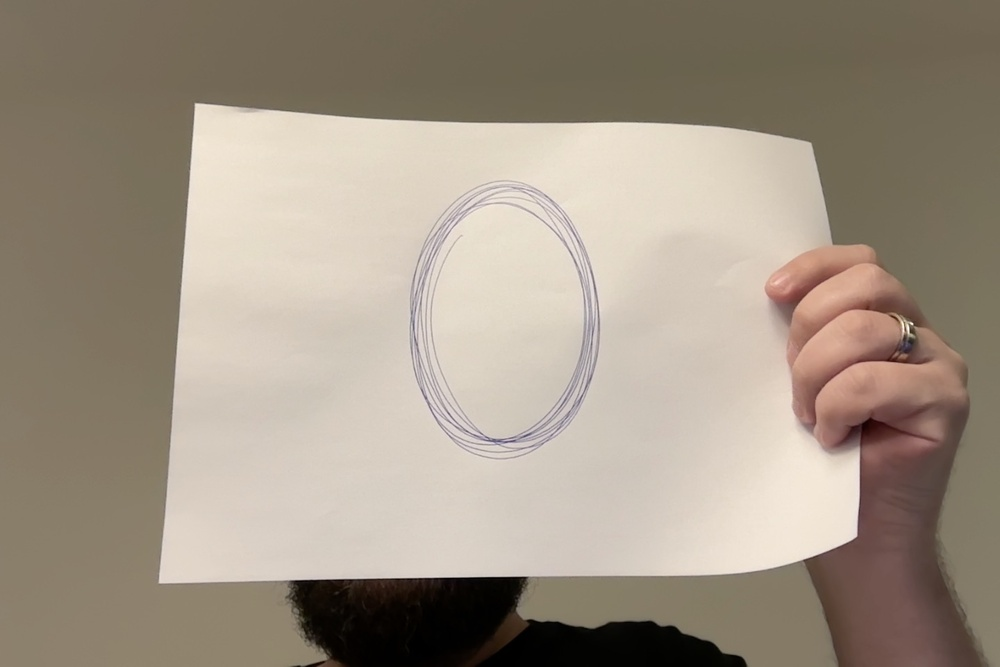
#> input picture reprovado.jpg, 1000 x 667 px, shrunk from 1440 x 960 before the run
$ python main.py
#> lines starting #> are read from the running program, lines starting #| are printed output that depends on the picture
### image_utils.py
from PIL import Image
from io import BytesIO
import http.client
import numpy as np


def load_image(image_path):
#> called with image_path = './reprovado.jpg'
    try:
        image = Image.open(image_path)
#> image is the input picture: PIL image 1000x667 RGB; mean R, G, B 160.5, 148.5, 133.4
        print(f"Imagem carregada com sucesso: {image_path}")
        return image
    except Exception as e:
        print(f"Erro ao carregar a imagem: {e}")
        return None

# [6 lines left out: function save_image, not called in this run]

def send_image(image, url):
    if url.startswith("http://"):
        url = url.replace("http://", "")
    elif url.startswith("https://"):
        url = url.replace("https://", "")

    if "/" in url:
        host, path = url.split("/", 1)
        path = "/" + path
    else:
        host = url
        path = "/"

    buffer = BytesIO()
    image.save(buffer, format="JPEG")
    buffer.seek(0)
    image_data = buffer.read()

    boundary = "----WebKitFormBoundary7MA4YWxkTrZu0gW"
    body = (
        f"--{boundary}\r\n"
        f"Content-Disposition: form-data; name=\"file\"; filename=\"image.jpg\"\r\n"
        f"Content-Type: image/jpeg\r\n\r\n"
    ).encode("utf-8") + image_data + f"\r\n--{boundary}--\r\n".encode("utf-8")

    headers = {
        "Content-Type": f"multipart/form-data; boundary={boundary}",
        "Content-Length": str(len(body))
    }

    try:
        print(f"Conectando ao host: {host}")
        connection = http.client.HTTPConnection(host)

        print("Enviando a imagem para o servidor...")
        connection.request("POST", path, body=body, headers=headers)
        response = connection.getresponse()

        response_data = response.read().decode("utf-8").strip()
        print(f"Resposta do servidor: {response_data}")
        return response_data if response.status == 200 else None
    except Exception as e:
        print(f"Erro durante a conexão ou envio: {e}")
        return None
    finally:
        connection.close()

### square_attack.py
import numpy as np
from PIL import Image
import random
import json

class SquareAttack:
    def __init__(self, eps, n_iters, initial_p, num_squares):
        self.eps = eps
        self.n_iters = n_iters
        self.initial_p = initial_p
        self.num_squares = num_squares

    def p_selection(self, p_init, it, n_iters):
        return p_init * (1 - it / n_iters)

    def apply(self, image, send_image, server_url):
        width, height = image.size
#> width = 1000; height = 667
        imagem_perturbada = np.array(image, dtype=np.float32) / 255.0
        p_init = self.initial_p
        n_features = width * height
#> n_features = 667000

        for i in range(self.n_iters):
            p = self.p_selection(p_init, i, self.n_iters)
            s = int(round(np.sqrt(p * n_features)))
            s = max(5, min(s, min(width, height) - 1))

            for _ in range(self.num_squares):
                x = random.randint(0, width - s)
                y = random.randint(0, height - s)

                alpha = 0.012
                gray_value = np.random.uniform(0, 1)
                color = np.array([gray_value, gray_value, gray_value])

                square = np.ones((s, s, 3)) * color

                imagem_perturbada[y:y + s, x:x + s] = (1 - alpha) * imagem_perturbada[y:y + s, x:x + s] + alpha * square

            imagem_perturbada = np.clip(imagem_perturbada, 0, 1)
            perturbed_pil_image = Image.fromarray((imagem_perturbada * 255).astype(np.uint8))

            retorno = send_image(perturbed_pil_image, server_url)
            if retorno and retorno.strip():
                try:
                    resposta_json = json.loads(retorno)
                    classe = resposta_json.get("class")

                    if classe == "aprovado\n":
                        perturbed_pil_image.save("imagem_pert.jpg")
                        return perturbed_pil_image
                    else:
                        print(f"A imagem não foi salva porque a classe foi '{classe.strip()}'.\n")
                except json.JSONDecodeError as e:
                    print(f"Erro ao decodificar JSON: {e}. Resposta bruta: {retorno}")
            else:
                print("Nenhuma resposta válida foi recebida ou a resposta está vazia.")
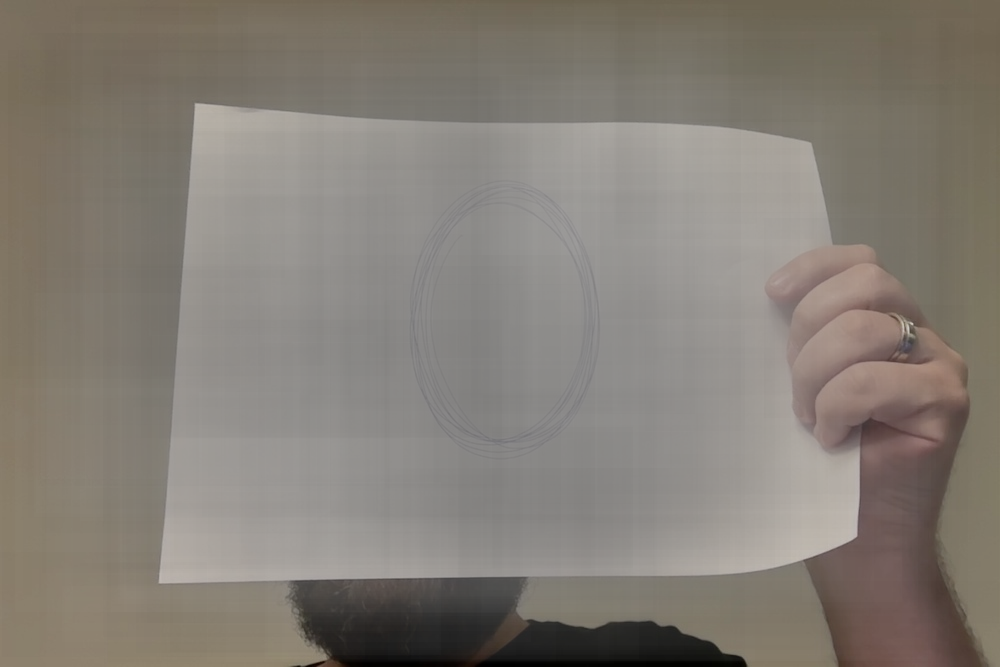
#> imagem_perturbada: shape (667, 1000, 3) float32; mean R, G, B 0.52, 0.496, 0.464

        return None

### main.py
from image_utils import load_image, save_image, send_image
from square_attack import SquareAttack

def main():
    server_url = "http://ec2-54-85-67-162.compute-1.amazonaws.com:8080/classify"

    reprovado_img = load_image("./reprovado.jpg")
    if not reprovado_img:
        print("Erro ao carregar a imagem 'reprovado.jpg'.")
        return

    square_attack = SquareAttack(eps=0.25, n_iters=30, initial_p=0.45, num_squares=10)

    imagem_perturbada = square_attack.apply(reprovado_img, send_image, server_url)
    if imagem_perturbada:
        save_image(imagem_perturbada, "imagem_pert.jpg")
        print("Ataque concluído. Verifique o arquivo 'imagem_pert.jpg'.")
    else:
        print("Nenhuma imagem foi salva. O ataque não resultou em uma classificação 'aprovado'.")

if __name__ == "__main__":
    main()
